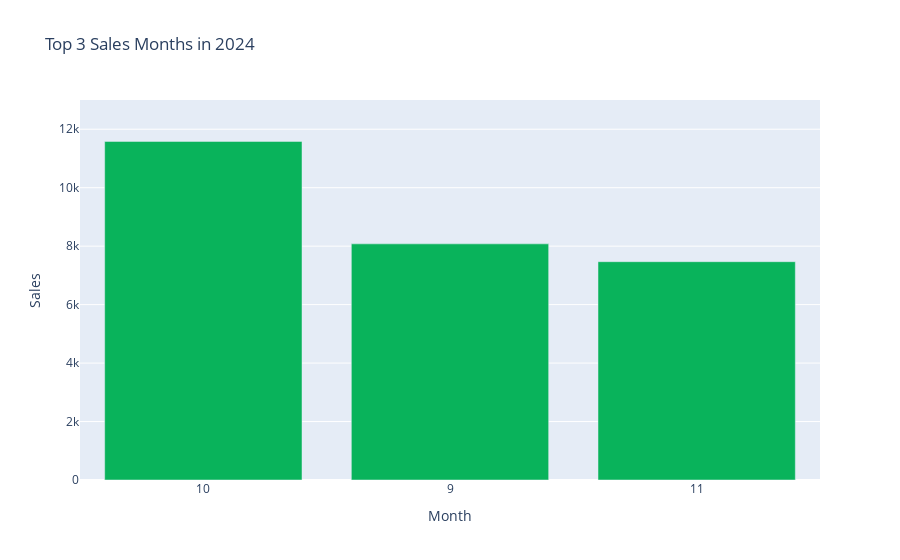

Notebook code for this chart:
### Code cell
fig6 = px.bar(
    top_3_2024.reset_index(),
    x='Month_Num',
    y='money',
    title='Top 3 Sales Months in 2024',
    color_discrete_sequence=['#09B35B'],
    labels={'money': 'Sales', 'Month': 'Month'}
)
fig6.update_xaxes(title_text='Month', tickangle=0, type='category')
fig6.update_yaxes(range=[0, 13000], title_text='Sales')
fig6.update_xaxes(title_text='Month', tickangle=0)
fig6.show()

### Figure 1 — Plotly figure (JSON) as saved in the notebook; plotly's stock layout.template omitted (floating-point values rounded to 4 significant figures)
{"data": [{"alignmentgroup": "True", "hovertemplate": "Month_Num=%{x}<br>Sales=%{y}<extra></extra>", "legendgroup": "", "marker": {"color": "#09B35B", "pattern": {"shape": ""}}, "name": "", "offsetgroup": "", "orientation": "v", "showlegend": false, "textposition": "auto", "type": "bar", "x": [10, 9, 11], "xaxis": "x", "y": [11580.0, 8079.0, 7468.0], "yaxis": "y"}], "layout": {"barmode": "relative", "legend": {"tracegroupgap": 0}, "title": {"text": "Top 3 Sales Months in 2024"}, "xaxis": {"anchor": "y", "domain": [0, 1], "tickangle": 0, "title": {"text": "Month"}, "type": "category"}, "yaxis": {"anchor": "x", "domain": [0, 1], "range": [0, 13000], "title": {"text": "Sales"}}}}
